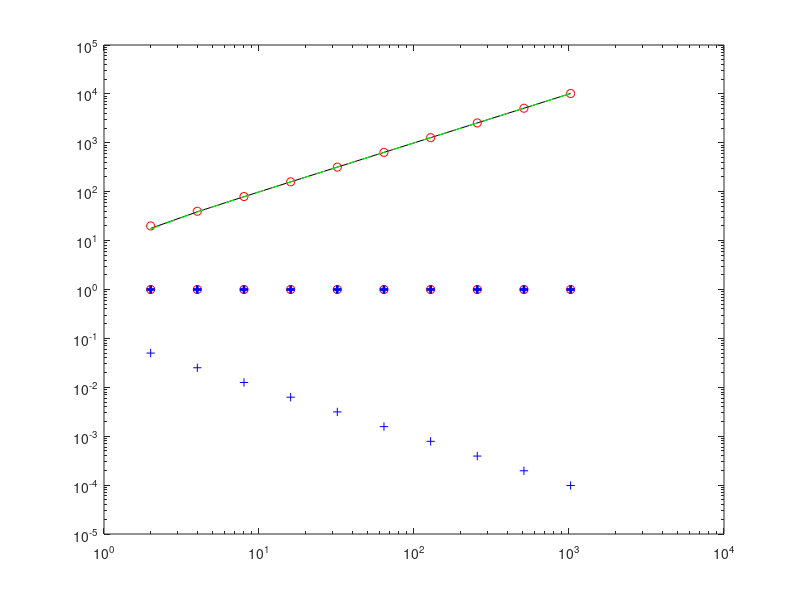

The MATLAB source for this figure: (Note: this script raises an error after producing the figure.)
clear all; close all; tic;
n = 100;                       % dimension
NumExp = 10;
alphas = 2.^(1:NumExp);        % different parameters
NumSV  = 2;                    % # s.v. to be computed

svs    = zeros(NumExp,NumSV); svsmin = zeros(NumExp,NumSV);
normAx = zeros(NumExp,1);
for j = 1:NumExp
    alpha = alphas(j);
    A = speye(n);   A(1,2:n) = alpha; 
    % compute and store the NumSV largest s.v. of A:
    svs(j,:)  = svds(A, NumSV);
    % compute the NumSV smallest s.v. of A:
    svsmin(j,:) = svds(A, NumSV,0);
    
    % test our vector:
    x = [1/alpha; sqrt((1-1/alpha^2)/(n-1) )*ones(n-1,1)];
    normAx(j) = norm(A*x)/norm(x);
end
figure; 
loglog(alphas,normAx,'k', alphas,svs(:,1),'ro',alphas,svsmin(:,2),'+b',...
    alphas,sqrt((alphas.^2-1)*(n-1)),'g--',...
    alphas,svs(:,2),'ro',alphas,svsmin(:,1),'+b','linewidth',2);
legend('||Ax||/||x||', '2 largest s.vs.',...
    '2 smallest s.vs.','sqrt((a^2-1)(n-1))','location','nw');
xlabel('alpha','fontsize',14);
print -depsc2 'ex_SVDalpha.eps'
toc